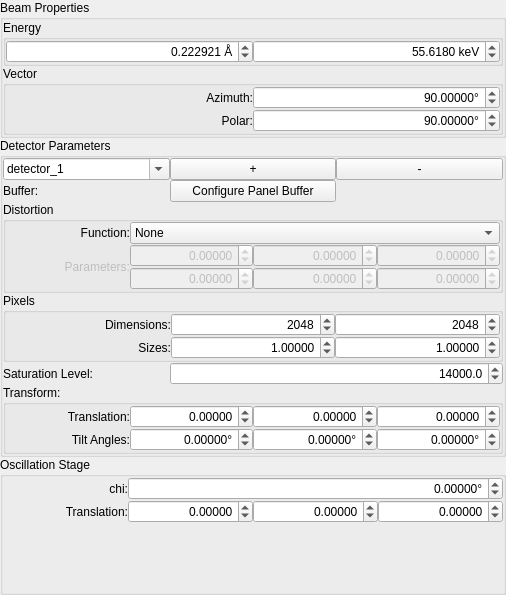
<?xml version="1.0" encoding="UTF-8"?>
<ui version="4.0">
 <class>calibration_page</class>
 <widget class="QWidget" name="calibration_page">
  <property name="geometry">
   <rect>
    <x>0</x>
    <y>0</y>
    <width>506</width>
    <height>595</height>
   </rect>
  </property>
  <layout class="QVBoxLayout" name="verticalLayout_2">
   <property name="spacing">
    <number>0</number>
   </property>
   <property name="leftMargin">
    <number>0</number>
   </property>
   <property name="topMargin">
    <number>0</number>
   </property>
   <property name="rightMargin">
    <number>0</number>
   </property>
   <property name="bottomMargin">
    <number>0</number>
   </property>
   <item>
    <widget class="QGroupBox" name="groupBox">
     <property name="title">
      <string>Beam Properties</string>
     </property>
     <layout class="QVBoxLayout" name="verticalLayout_3">
      <property name="spacing">
       <number>0</number>
      </property>
      <property name="leftMargin">
       <number>0</number>
      </property>
      <property name="topMargin">
       <number>0</number>
      </property>
      <property name="rightMargin">
       <number>0</number>
      </property>
      <property name="bottomMargin">
       <number>0</number>
      </property>
      <item>
       <widget class="QGroupBox" name="groupBox_2">
        <property name="title">
         <string>Energy</string>
        </property>
        <layout class="QHBoxLayout" name="horizontalLayout_2">
         <property name="spacing">
          <number>0</number>
         </property>
         <property name="leftMargin">
          <number>0</number>
         </property>
         <property name="topMargin">
          <number>0</number>
         </property>
         <property name="rightMargin">
          <number>0</number>
         </property>
         <property name="bottomMargin">
          <number>0</number>
         </property>
         <item>
          <widget class="QDoubleSpinBox" name="cal_energy_wavelength">
           <property name="alignment">
            <set>Qt::AlignRight|Qt::AlignTrailing|Qt::AlignVCenter</set>
           </property>
           <property name="keyboardTracking">
            <bool>false</bool>
           </property>
           <property name="suffix">
            <string> Å</string>
           </property>
           <property name="decimals">
            <number>6</number>
           </property>
           <property name="minimum">
            <double>0.000001000000000</double>
           </property>
           <property name="maximum">
            <double>1000000.000000000000000</double>
           </property>
           <property name="singleStep">
            <double>0.001000000000000</double>
           </property>
           <property name="value">
            <double>0.222921000000000</double>
           </property>
          </widget>
         </item>
         <item>
          <widget class="QDoubleSpinBox" name="cal_energy">
           <property name="alignment">
            <set>Qt::AlignRight|Qt::AlignTrailing|Qt::AlignVCenter</set>
           </property>
           <property name="keyboardTracking">
            <bool>false</bool>
           </property>
           <property name="suffix">
            <string> keV</string>
           </property>
           <property name="decimals">
            <number>4</number>
           </property>
           <property name="minimum">
            <double>0.100000000000000</double>
           </property>
           <property name="maximum">
            <double>1000000.000000000000000</double>
           </property>
           <property name="singleStep">
            <double>0.100000000000000</double>
           </property>
           <property name="value">
            <double>55.618000000000002</double>
           </property>
          </widget>
         </item>
        </layout>
       </widget>
      </item>
      <item>
       <widget class="QGroupBox" name="groupBox_3">
        <property name="title">
         <string>Vector</string>
        </property>
        <layout class="QGridLayout" name="gridLayout">
         <property name="leftMargin">
          <number>0</number>
         </property>
         <property name="topMargin">
          <number>0</number>
         </property>
         <property name="rightMargin">
          <number>0</number>
         </property>
         <property name="bottomMargin">
          <number>0</number>
         </property>
         <property name="spacing">
          <number>0</number>
         </property>
         <item row="1" column="1">
          <widget class="QDoubleSpinBox" name="cal_vector_azimuth">
           <property name="alignment">
            <set>Qt::AlignRight|Qt::AlignTrailing|Qt::AlignVCenter</set>
           </property>
           <property name="keyboardTracking">
            <bool>false</bool>
           </property>
           <property name="prefix">
            <string/>
           </property>
           <property name="suffix">
            <string>°</string>
           </property>
           <property name="decimals">
            <number>5</number>
           </property>
           <property name="maximum">
            <double>360.000000000000000</double>
           </property>
           <property name="singleStep">
            <double>0.100000000000000</double>
           </property>
           <property name="value">
            <double>90.000000000000000</double>
           </property>
          </widget>
         </item>
         <item row="2" column="1">
          <widget class="QDoubleSpinBox" name="cal_vector_polar">
           <property name="alignment">
            <set>Qt::AlignRight|Qt::AlignTrailing|Qt::AlignVCenter</set>
           </property>
           <property name="keyboardTracking">
            <bool>false</bool>
           </property>
           <property name="prefix">
            <string/>
           </property>
           <property name="suffix">
            <string>°</string>
           </property>
           <property name="decimals">
            <number>5</number>
           </property>
           <property name="maximum">
            <double>360.000000000000000</double>
           </property>
           <property name="singleStep">
            <double>0.100000000000000</double>
           </property>
           <property name="value">
            <double>90.000000000000000</double>
           </property>
          </widget>
         </item>
         <item row="1" column="0">
          <widget class="QLabel" name="label">
           <property name="text">
            <string>Azimuth:</string>
           </property>
           <property name="alignment">
            <set>Qt::AlignRight|Qt::AlignTrailing|Qt::AlignVCenter</set>
           </property>
          </widget>
         </item>
         <item row="2" column="0">
          <widget class="QLabel" name="label_2">
           <property name="text">
            <string>Polar:</string>
           </property>
           <property name="alignment">
            <set>Qt::AlignRight|Qt::AlignTrailing|Qt::AlignVCenter</set>
           </property>
          </widget>
         </item>
        </layout>
       </widget>
      </item>
     </layout>
    </widget>
   </item>
   <item>
    <widget class="QGroupBox" name="groupBox_5">
     <property name="title">
      <string>Detector Parameters</string>
     </property>
     <layout class="QGridLayout" name="gridLayout_4">
      <property name="leftMargin">
       <number>0</number>
      </property>
      <property name="topMargin">
       <number>0</number>
      </property>
      <property name="rightMargin">
       <number>0</number>
      </property>
      <property name="bottomMargin">
       <number>0</number>
      </property>
      <property name="spacing">
       <number>0</number>
      </property>
      <item row="4" column="1" colspan="2">
       <widget class="QDoubleSpinBox" name="cal_det_saturation">
        <property name="alignment">
         <set>Qt::AlignRight|Qt::AlignTrailing|Qt::AlignVCenter</set>
        </property>
        <property name="keyboardTracking">
         <bool>false</bool>
        </property>
        <property name="decimals">
         <number>1</number>
        </property>
        <property name="maximum">
         <double>100000.000000000000000</double>
        </property>
        <property name="value">
         <double>14000.000000000000000</double>
        </property>
       </widget>
      </item>
      <item row="4" column="0">
       <widget class="QLabel" name="label_14">
        <property name="text">
         <string>Saturation Level:</string>
        </property>
       </widget>
      </item>
      <item row="5" column="0" colspan="3">
       <widget class="QGroupBox" name="groupBox_9">
        <property name="title">
         <string>Transform:</string>
        </property>
        <layout class="QGridLayout" name="gridLayout_7">
         <property name="leftMargin">
          <number>0</number>
         </property>
         <property name="topMargin">
          <number>0</number>
         </property>
         <property name="rightMargin">
          <number>0</number>
         </property>
         <property name="bottomMargin">
          <number>0</number>
         </property>
         <property name="spacing">
          <number>0</number>
         </property>
         <item row="0" column="2">
          <widget class="QDoubleSpinBox" name="cal_det_translation_1">
           <property name="alignment">
            <set>Qt::AlignRight|Qt::AlignTrailing|Qt::AlignVCenter</set>
           </property>
           <property name="keyboardTracking">
            <bool>false</bool>
           </property>
           <property name="prefix">
            <string/>
           </property>
           <property name="decimals">
            <number>5</number>
           </property>
           <property name="minimum">
            <double>-10000.000000000000000</double>
           </property>
           <property name="maximum">
            <double>10000.000000000000000</double>
           </property>
           <property name="singleStep">
            <double>0.100000000000000</double>
           </property>
          </widget>
         </item>
         <item row="0" column="0">
          <widget class="QLabel" name="label_15">
           <property name="text">
            <string>Translation:</string>
           </property>
           <property name="alignment">
            <set>Qt::AlignRight|Qt::AlignTrailing|Qt::AlignVCenter</set>
           </property>
          </widget>
         </item>
         <item row="0" column="3">
          <widget class="QDoubleSpinBox" name="cal_det_translation_2">
           <property name="alignment">
            <set>Qt::AlignRight|Qt::AlignTrailing|Qt::AlignVCenter</set>
           </property>
           <property name="keyboardTracking">
            <bool>false</bool>
           </property>
           <property name="prefix">
            <string/>
           </property>
           <property name="decimals">
            <number>5</number>
           </property>
           <property name="minimum">
            <double>-10000.000000000000000</double>
           </property>
           <property name="maximum">
            <double>10000.000000000000000</double>
           </property>
           <property name="singleStep">
            <double>0.100000000000000</double>
           </property>
          </widget>
         </item>
         <item row="0" column="1">
          <widget class="QDoubleSpinBox" name="cal_det_translation_0">
           <property name="alignment">
            <set>Qt::AlignRight|Qt::AlignTrailing|Qt::AlignVCenter</set>
           </property>
           <property name="keyboardTracking">
            <bool>false</bool>
           </property>
           <property name="prefix">
            <string/>
           </property>
           <property name="decimals">
            <number>5</number>
           </property>
           <property name="minimum">
            <double>-10000.000000000000000</double>
           </property>
           <property name="maximum">
            <double>10000.000000000000000</double>
           </property>
           <property name="singleStep">
            <double>0.100000000000000</double>
           </property>
          </widget>
         </item>
         <item row="1" column="0">
          <widget class="QLabel" name="label_16">
           <property name="text">
            <string>Tilt Angles:</string>
           </property>
           <property name="alignment">
            <set>Qt::AlignRight|Qt::AlignTrailing|Qt::AlignVCenter</set>
           </property>
          </widget>
         </item>
         <item row="1" column="1">
          <widget class="QDoubleSpinBox" name="cal_det_tilt_0">
           <property name="alignment">
            <set>Qt::AlignRight|Qt::AlignTrailing|Qt::AlignVCenter</set>
           </property>
           <property name="keyboardTracking">
            <bool>false</bool>
           </property>
           <property name="suffix">
            <string>°</string>
           </property>
           <property name="decimals">
            <number>5</number>
           </property>
           <property name="minimum">
            <double>-10000.000000000000000</double>
           </property>
           <property name="maximum">
            <double>10000.000000000000000</double>
           </property>
           <property name="singleStep">
            <double>0.100000000000000</double>
           </property>
          </widget>
         </item>
         <item row="1" column="2">
          <widget class="QDoubleSpinBox" name="cal_det_tilt_1">
           <property name="alignment">
            <set>Qt::AlignRight|Qt::AlignTrailing|Qt::AlignVCenter</set>
           </property>
           <property name="keyboardTracking">
            <bool>false</bool>
           </property>
           <property name="suffix">
            <string>°</string>
           </property>
           <property name="decimals">
            <number>5</number>
           </property>
           <property name="minimum">
            <double>-10000.000000000000000</double>
           </property>
           <property name="maximum">
            <double>10000.000000000000000</double>
           </property>
           <property name="singleStep">
            <double>0.100000000000000</double>
           </property>
          </widget>
         </item>
         <item row="1" column="3">
          <widget class="QDoubleSpinBox" name="cal_det_tilt_2">
           <property name="alignment">
            <set>Qt::AlignRight|Qt::AlignTrailing|Qt::AlignVCenter</set>
           </property>
           <property name="keyboardTracking">
            <bool>false</bool>
           </property>
           <property name="suffix">
            <string>°</string>
           </property>
           <property name="decimals">
            <number>5</number>
           </property>
           <property name="minimum">
            <double>-10000.000000000000000</double>
           </property>
           <property name="maximum">
            <double>10000.000000000000000</double>
           </property>
           <property name="singleStep">
            <double>0.100000000000000</double>
           </property>
          </widget>
         </item>
        </layout>
       </widget>
      </item>
      <item row="0" column="0">
       <widget class="QComboBox" name="cal_det_current">
        <property name="layoutDirection">
         <enum>Qt::LeftToRight</enum>
        </property>
        <property name="editable">
         <bool>true</bool>
        </property>
        <property name="currentText">
         <string>detector_1</string>
        </property>
        <item>
         <property name="text">
          <string>detector_1</string>
         </property>
        </item>
       </widget>
      </item>
      <item row="2" column="0" colspan="3">
       <widget class="QGroupBox" name="groupBox_7">
        <property name="title">
         <string>Distortion</string>
        </property>
        <layout class="QGridLayout" name="gridLayout_5">
         <property name="leftMargin">
          <number>0</number>
         </property>
         <property name="topMargin">
          <number>0</number>
         </property>
         <property name="rightMargin">
          <number>0</number>
         </property>
         <property name="bottomMargin">
          <number>0</number>
         </property>
         <property name="spacing">
          <number>0</number>
         </property>
         <item row="0" column="0">
          <widget class="QLabel" name="label_9">
           <property name="text">
            <string>Function:</string>
           </property>
           <property name="alignment">
            <set>Qt::AlignRight|Qt::AlignTrailing|Qt::AlignVCenter</set>
           </property>
          </widget>
         </item>
         <item row="0" column="1" colspan="3">
          <widget class="QComboBox" name="cal_det_function">
           <property name="currentText">
            <string>None</string>
           </property>
           <item>
            <property name="text">
             <string>None</string>
            </property>
           </item>
           <item>
            <property name="text">
             <string>GE_41RT</string>
            </property>
           </item>
          </widget>
         </item>
         <item row="2" column="3">
          <widget class="ScientificDoubleSpinBox" name="cal_det_param_2">
           <property name="enabled">
            <bool>false</bool>
           </property>
           <property name="alignment">
            <set>Qt::AlignRight|Qt::AlignTrailing|Qt::AlignVCenter</set>
           </property>
           <property name="keyboardTracking">
            <bool>false</bool>
           </property>
           <property name="prefix">
            <string/>
           </property>
           <property name="decimals">
            <number>5</number>
           </property>
           <property name="minimum">
            <double>-10000.000000000000000</double>
           </property>
           <property name="maximum">
            <double>10000.000000000000000</double>
           </property>
           <property name="singleStep">
            <double>0.100000000000000</double>
           </property>
          </widget>
         </item>
         <item row="2" column="1">
          <widget class="ScientificDoubleSpinBox" name="cal_det_param_0">
           <property name="enabled">
            <bool>false</bool>
           </property>
           <property name="alignment">
            <set>Qt::AlignRight|Qt::AlignTrailing|Qt::AlignVCenter</set>
           </property>
           <property name="keyboardTracking">
            <bool>false</bool>
           </property>
           <property name="prefix">
            <string/>
           </property>
           <property name="decimals">
            <number>5</number>
           </property>
           <property name="minimum">
            <double>-10000.000000000000000</double>
           </property>
           <property name="maximum">
            <double>10000.000000000000000</double>
           </property>
           <property name="singleStep">
            <double>0.100000000000000</double>
           </property>
          </widget>
         </item>
         <item row="2" column="2">
          <widget class="ScientificDoubleSpinBox" name="cal_det_param_1">
           <property name="enabled">
            <bool>false</bool>
           </property>
           <property name="alignment">
            <set>Qt::AlignRight|Qt::AlignTrailing|Qt::AlignVCenter</set>
           </property>
           <property name="keyboardTracking">
            <bool>false</bool>
           </property>
           <property name="prefix">
            <string/>
           </property>
           <property name="decimals">
            <number>5</number>
           </property>
           <property name="minimum">
            <double>-10000.000000000000000</double>
           </property>
           <property name="maximum">
            <double>10000.000000000000000</double>
           </property>
           <property name="singleStep">
            <double>0.100000000000000</double>
           </property>
          </widget>
         </item>
         <item row="3" column="1">
          <widget class="ScientificDoubleSpinBox" name="cal_det_param_3">
           <property name="enabled">
            <bool>false</bool>
           </property>
           <property name="alignment">
            <set>Qt::AlignRight|Qt::AlignTrailing|Qt::AlignVCenter</set>
           </property>
           <property name="keyboardTracking">
            <bool>false</bool>
           </property>
           <property name="decimals">
            <number>5</number>
           </property>
           <property name="minimum">
            <double>-10000.000000000000000</double>
           </property>
           <property name="maximum">
            <double>10000.000000000000000</double>
           </property>
           <property name="singleStep">
            <double>0.100000000000000</double>
           </property>
          </widget>
         </item>
         <item row="3" column="2">
          <widget class="ScientificDoubleSpinBox" name="cal_det_param_4">
           <property name="enabled">
            <bool>false</bool>
           </property>
           <property name="alignment">
            <set>Qt::AlignRight|Qt::AlignTrailing|Qt::AlignVCenter</set>
           </property>
           <property name="keyboardTracking">
            <bool>false</bool>
           </property>
           <property name="decimals">
            <number>5</number>
           </property>
           <property name="minimum">
            <double>-10000.000000000000000</double>
           </property>
           <property name="maximum">
            <double>10000.000000000000000</double>
           </property>
           <property name="singleStep">
            <double>0.100000000000000</double>
           </property>
          </widget>
         </item>
         <item row="3" column="3">
          <widget class="ScientificDoubleSpinBox" name="cal_det_param_5">
           <property name="enabled">
            <bool>false</bool>
           </property>
           <property name="alignment">
            <set>Qt::AlignRight|Qt::AlignTrailing|Qt::AlignVCenter</set>
           </property>
           <property name="keyboardTracking">
            <bool>false</bool>
           </property>
           <property name="decimals">
            <number>5</number>
           </property>
           <property name="minimum">
            <double>-10000.000000000000000</double>
           </property>
           <property name="maximum">
            <double>10000.000000000000000</double>
           </property>
           <property name="singleStep">
            <double>0.100000000000000</double>
           </property>
          </widget>
         </item>
         <item row="2" column="0" rowspan="2">
          <widget class="QLabel" name="distortion_parameters_label">
           <property name="enabled">
            <bool>false</bool>
           </property>
           <property name="text">
            <string>Parameters:</string>
           </property>
           <property name="alignment">
            <set>Qt::AlignRight|Qt::AlignTrailing|Qt::AlignVCenter</set>
           </property>
          </widget>
         </item>
        </layout>
       </widget>
      </item>
      <item row="0" column="1">
       <widget class="QPushButton" name="cal_det_add">
        <property name="text">
         <string>+</string>
        </property>
       </widget>
      </item>
      <item row="3" column="0" colspan="3">
       <widget class="QGroupBox" name="groupBox_8">
        <property name="title">
         <string>Pixels</string>
        </property>
        <layout class="QGridLayout" name="gridLayout_6">
         <property name="leftMargin">
          <number>0</number>
         </property>
         <property name="topMargin">
          <number>0</number>
         </property>
         <property name="rightMargin">
          <number>0</number>
         </property>
         <property name="bottomMargin">
          <number>0</number>
         </property>
         <property name="spacing">
          <number>0</number>
         </property>
         <item row="2" column="2">
          <widget class="QDoubleSpinBox" name="cal_det_size_0">
           <property name="alignment">
            <set>Qt::AlignRight|Qt::AlignTrailing|Qt::AlignVCenter</set>
           </property>
           <property name="keyboardTracking">
            <bool>false</bool>
           </property>
           <property name="decimals">
            <number>5</number>
           </property>
           <property name="minimum">
            <double>0.100000000000000</double>
           </property>
           <property name="maximum">
            <double>100.000000000000000</double>
           </property>
           <property name="singleStep">
            <double>0.100000000000000</double>
           </property>
           <property name="value">
            <double>1.000000000000000</double>
           </property>
          </widget>
         </item>
         <item row="2" column="1">
          <widget class="QLabel" name="label_17">
           <property name="text">
            <string>Sizes:</string>
           </property>
           <property name="alignment">
            <set>Qt::AlignRight|Qt::AlignTrailing|Qt::AlignVCenter</set>
           </property>
          </widget>
         </item>
         <item row="1" column="1">
          <widget class="QLabel" name="label_12">
           <property name="text">
            <string>Dimensions:</string>
           </property>
           <property name="alignment">
            <set>Qt::AlignRight|Qt::AlignTrailing|Qt::AlignVCenter</set>
           </property>
          </widget>
         </item>
         <item row="2" column="3">
          <widget class="QDoubleSpinBox" name="cal_det_size_1">
           <property name="alignment">
            <set>Qt::AlignRight|Qt::AlignTrailing|Qt::AlignVCenter</set>
           </property>
           <property name="keyboardTracking">
            <bool>false</bool>
           </property>
           <property name="decimals">
            <number>5</number>
           </property>
           <property name="minimum">
            <double>0.100000000000000</double>
           </property>
           <property name="maximum">
            <double>100.000000000000000</double>
           </property>
           <property name="singleStep">
            <double>0.100000000000000</double>
           </property>
           <property name="value">
            <double>1.000000000000000</double>
           </property>
          </widget>
         </item>
         <item row="1" column="2">
          <widget class="QSpinBox" name="cal_det_rows">
           <property name="alignment">
            <set>Qt::AlignRight|Qt::AlignTrailing|Qt::AlignVCenter</set>
           </property>
           <property name="keyboardTracking">
            <bool>false</bool>
           </property>
           <property name="minimum">
            <number>1</number>
           </property>
           <property name="maximum">
            <number>100000</number>
           </property>
           <property name="value">
            <number>2048</number>
           </property>
          </widget>
         </item>
         <item row="1" column="3">
          <widget class="QSpinBox" name="cal_det_columns">
           <property name="alignment">
            <set>Qt::AlignRight|Qt::AlignTrailing|Qt::AlignVCenter</set>
           </property>
           <property name="keyboardTracking">
            <bool>false</bool>
           </property>
           <property name="minimum">
            <number>1</number>
           </property>
           <property name="maximum">
            <number>100000</number>
           </property>
           <property name="value">
            <number>2048</number>
           </property>
          </widget>
         </item>
        </layout>
       </widget>
      </item>
      <item row="0" column="2">
       <widget class="QPushButton" name="cal_det_remove">
        <property name="text">
         <string>-</string>
        </property>
       </widget>
      </item>
      <item row="1" column="0">
       <widget class="QLabel" name="bufferLabel">
        <property name="text">
         <string>Buffer:</string>
        </property>
       </widget>
      </item>
      <item row="1" column="1">
       <widget class="QPushButton" name="cal_det_buffer">
        <property name="text">
         <string>Configure Panel Buffer</string>
        </property>
       </widget>
      </item>
     </layout>
    </widget>
   </item>
   <item>
    <widget class="QGroupBox" name="groupBox_6">
     <property name="title">
      <string>Oscillation Stage</string>
     </property>
     <property name="flat">
      <bool>false</bool>
     </property>
     <property name="checkable">
      <bool>false</bool>
     </property>
     <layout class="QGridLayout" name="gridLayout_2">
      <property name="leftMargin">
       <number>0</number>
      </property>
      <property name="topMargin">
       <number>0</number>
      </property>
      <property name="rightMargin">
       <number>0</number>
      </property>
      <property name="bottomMargin">
       <number>0</number>
      </property>
      <property name="spacing">
       <number>0</number>
      </property>
      <item row="0" column="0">
       <widget class="QLabel" name="label_3">
        <property name="text">
         <string>chi:</string>
        </property>
        <property name="alignment">
         <set>Qt::AlignRight|Qt::AlignTrailing|Qt::AlignVCenter</set>
        </property>
       </widget>
      </item>
      <item row="1" column="1">
       <widget class="QDoubleSpinBox" name="cal_osc_translation_0">
        <property name="alignment">
         <set>Qt::AlignRight|Qt::AlignTrailing|Qt::AlignVCenter</set>
        </property>
        <property name="keyboardTracking">
         <bool>false</bool>
        </property>
        <property name="prefix">
         <string/>
        </property>
        <property name="decimals">
         <number>5</number>
        </property>
        <property name="minimum">
         <double>-100000.000000000000000</double>
        </property>
        <property name="maximum">
         <double>100000.000000000000000</double>
        </property>
        <property name="singleStep">
         <double>0.100000000000000</double>
        </property>
       </widget>
      </item>
      <item row="1" column="3">
       <widget class="QDoubleSpinBox" name="cal_osc_translation_2">
        <property name="alignment">
         <set>Qt::AlignRight|Qt::AlignTrailing|Qt::AlignVCenter</set>
        </property>
        <property name="keyboardTracking">
         <bool>false</bool>
        </property>
        <property name="prefix">
         <string/>
        </property>
        <property name="decimals">
         <number>5</number>
        </property>
        <property name="minimum">
         <double>-100000.000000000000000</double>
        </property>
        <property name="maximum">
         <double>100000.000000000000000</double>
        </property>
        <property name="singleStep">
         <double>0.100000000000000</double>
        </property>
       </widget>
      </item>
      <item row="1" column="2">
       <widget class="QDoubleSpinBox" name="cal_osc_translation_1">
        <property name="alignment">
         <set>Qt::AlignRight|Qt::AlignTrailing|Qt::AlignVCenter</set>
        </property>
        <property name="keyboardTracking">
         <bool>false</bool>
        </property>
        <property name="prefix">
         <string/>
        </property>
        <property name="decimals">
         <number>5</number>
        </property>
        <property name="minimum">
         <double>-100000.000000000000000</double>
        </property>
        <property name="maximum">
         <double>100000.000000000000000</double>
        </property>
        <property name="singleStep">
         <double>0.100000000000000</double>
        </property>
       </widget>
      </item>
      <item row="0" column="1" colspan="3">
       <widget class="QDoubleSpinBox" name="cal_osc_chi">
        <property name="alignment">
         <set>Qt::AlignRight|Qt::AlignTrailing|Qt::AlignVCenter</set>
        </property>
        <property name="keyboardTracking">
         <bool>false</bool>
        </property>
        <property name="suffix">
         <string>°</string>
        </property>
        <property name="decimals">
         <number>5</number>
        </property>
        <property name="minimum">
         <double>-100000.000000000000000</double>
        </property>
        <property name="maximum">
         <double>100000.000000000000000</double>
        </property>
        <property name="singleStep">
         <double>0.100000000000000</double>
        </property>
       </widget>
      </item>
      <item row="1" column="0">
       <widget class="QLabel" name="label_4">
        <property name="text">
         <string>Translation:</string>
        </property>
        <property name="alignment">
         <set>Qt::AlignRight|Qt::AlignTrailing|Qt::AlignVCenter</set>
        </property>
       </widget>
      </item>
      <item row="2" column="0" colspan="4">
       <spacer name="verticalSpacer">
        <property name="orientation">
         <enum>Qt::Vertical</enum>
        </property>
        <property name="sizeHint" stdset="0">
         <size>
          <width>20</width>
          <height>40</height>
         </size>
        </property>
       </spacer>
      </item>
     </layout>
    </widget>
   </item>
  </layout>
 </widget>
 <customwidgets>
  <customwidget>
   <class>ScientificDoubleSpinBox</class>
   <extends>QDoubleSpinBox</extends>
   <header>scientificspinbox.py</header>
   <container>1</container>
  </customwidget>
 </customwidgets>
 <tabstops>
  <tabstop>cal_energy_wavelength</tabstop>
  <tabstop>cal_energy</tabstop>
  <tabstop>cal_vector_azimuth</tabstop>
  <tabstop>cal_vector_polar</tabstop>
  <tabstop>cal_det_current</tabstop>
  <tabstop>cal_det_add</tabstop>
  <tabstop>cal_det_remove</tabstop>
  <tabstop>cal_det_buffer</tabstop>
  <tabstop>cal_det_function</tabstop>
  <tabstop>cal_det_param_0</tabstop>
  <tabstop>cal_det_param_1</tabstop>
  <tabstop>cal_det_param_2</tabstop>
  <tabstop>cal_det_param_3</tabstop>
  <tabstop>cal_det_param_4</tabstop>
  <tabstop>cal_det_param_5</tabstop>
  <tabstop>cal_det_rows</tabstop>
  <tabstop>cal_det_columns</tabstop>
  <tabstop>cal_det_size_0</tabstop>
  <tabstop>cal_det_size_1</tabstop>
  <tabstop>cal_det_saturation</tabstop>
  <tabstop>cal_det_translation_0</tabstop>
  <tabstop>cal_det_translation_1</tabstop>
  <tabstop>cal_det_translation_2</tabstop>
  <tabstop>cal_det_tilt_0</tabstop>
  <tabstop>cal_det_tilt_1</tabstop>
  <tabstop>cal_det_tilt_2</tabstop>
  <tabstop>cal_osc_chi</tabstop>
  <tabstop>cal_osc_translation_0</tabstop>
  <tabstop>cal_osc_translation_1</tabstop>
  <tabstop>cal_osc_translation_2</tabstop>
 </tabstops>
 <resources/>
 <connections/>
</ui>
